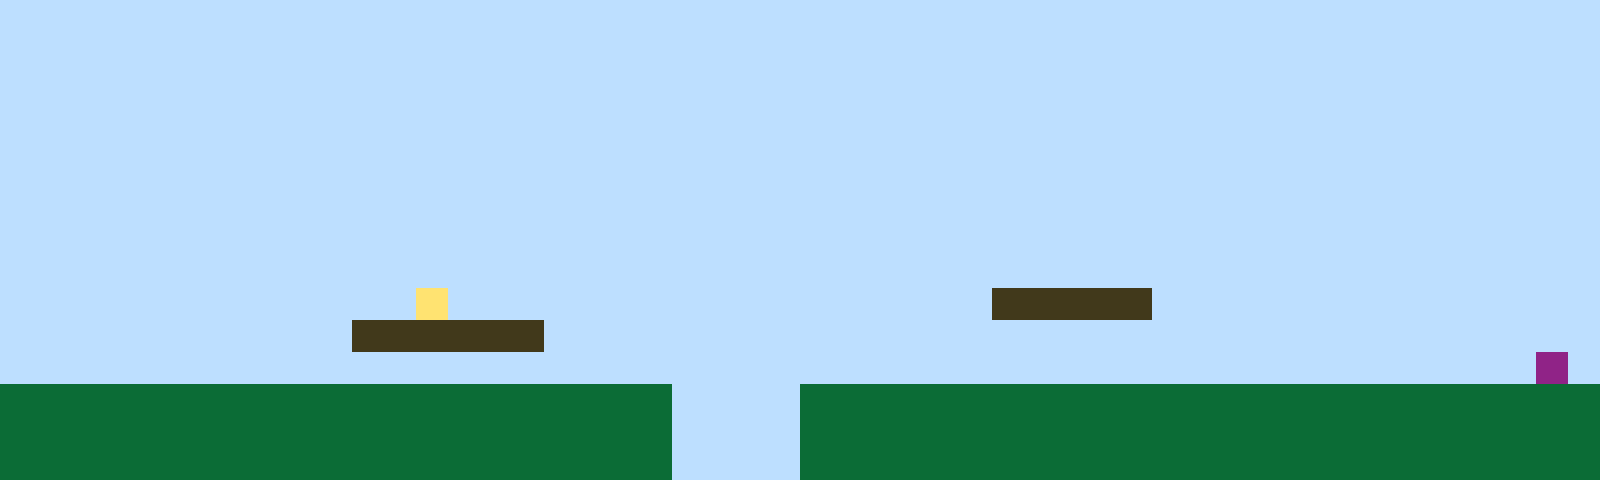

This game map was drawn from its Tiled (.tmx) file and the tilesets committed beside it. A one-line description and the full map source follow:
An orthogonal 50x15 tile map with 32x32 px tiles, 1 tile layer (Tile Layer 1).

<map version="1.10" tiledversion="1.11.2" orientation="orthogonal" renderorder="right-up" width="50" height="15" tilewidth="32" tileheight="32" infinite="0" nextlayerid="2" nextobjectid="1"><editorsettings><export target="map1.csv" format="csv" /></editorsettings><tileset firstgid="1" name="sprites" tilewidth="32" tileheight="32" tilecount="6" columns="3"><image source="sprites.png" width="96" height="64" /></tileset><layer id="1" name="Tile Layer 1" width="50" height="15"><data encoding="csv">1,1,1,1,1,1,1,1,1,1,1,1,1,1,1,1,1,1,1,1,1,1,1,1,1,1,1,1,1,1,1,1,1,1,1,1,1,1,1,1,1,1,1,1,1,1,1,1,1,1,1,1,1,1,1,1,1,1,1,1,1,1,1,1,1,1,1,1,1,1,1,1,1,1,1,1,1,1,1,1,1,1,1,1,1,1,1,1,1,1,1,1,1,1,1,1,1,1,1,1,1,1,1,1,1,1,1,1,1,1,1,1,1,1,1,1,1,1,1,1,1,1,1,1,1,1,1,1,1,1,1,1,1,1,1,1,1,1,1,1,1,1,1,1,1,1,1,1,1,1,1,1,1,1,1,1,1,1,1,1,1,1,1,1,1,1,1,1,1,1,1,1,1,1,1,1,1,1,1,1,1,1,1,1,1,1,1,1,1,1,1,1,1,1,1,1,1,1,1,1,1,1,1,1,1,1,1,1,1,1,1,1,1,1,1,1,1,1,1,1,1,1,1,1,1,1,1,1,1,1,1,1,1,1,1,1,1,1,1,1,1,1,1,1,1,1,1,1,1,1,1,1,1,1,1,1,1,1,1,1,1,1,1,1,1,1,1,1,1,1,1,1,1,1,1,1,1,1,1,1,1,1,1,1,1,1,1,1,1,1,1,1,1,1,1,1,1,1,1,1,1,1,1,1,1,1,1,1,1,1,1,1,1,1,1,1,1,1,1,1,1,1,1,1,1,1,1,1,1,1,1,1,1,1,1,1,1,1,1,1,1,1,1,1,1,1,1,1,1,1,1,1,1,1,1,1,1,1,1,1,1,1,1,1,1,1,1,1,1,1,1,1,1,1,1,1,1,1,1,1,1,1,1,1,1,1,1,1,1,1,1,1,1,1,1,1,1,1,1,1,1,1,1,1,1,1,1,1,1,1,1,1,1,1,1,1,1,1,1,1,1,1,1,1,1,1,1,1,1,1,1,1,1,1,1,1,1,1,1,1,1,1,1,1,1,1,1,1,1,1,1,1,1,1,1,1,1,1,1,1,1,1,1,4,1,1,1,1,1,1,1,1,1,1,1,1,1,1,1,1,1,3,3,3,3,3,1,1,1,1,1,1,1,1,1,1,1,1,1,1,1,1,1,1,1,1,1,1,1,1,1,3,3,3,3,3,3,1,1,1,1,1,1,1,1,1,1,1,1,1,1,1,1,1,1,1,1,1,1,1,1,1,1,1,1,1,1,1,1,1,1,1,1,1,1,1,1,1,1,1,1,1,1,1,1,1,1,1,1,1,1,1,1,1,1,1,1,1,1,1,1,1,1,1,1,1,1,1,1,1,1,1,1,1,1,1,1,1,6,1,2,2,2,2,2,2,2,2,2,2,2,2,2,2,2,2,2,2,2,2,2,1,1,1,1,2,2,2,2,2,2,2,2,2,2,2,2,2,2,2,2,2,2,2,2,2,2,2,2,2,2,2,2,2,2,2,2,2,2,2,2,2,2,2,2,2,2,2,2,2,2,1,1,1,1,2,2,2,2,2,2,2,2,2,2,2,2,2,2,2,2,2,2,2,2,2,2,2,2,2,2,2,2,2,2,2,2,2,2,2,2,2,2,2,2,2,2,2,2,2,2,1,1,1,1,2,2,2,2,2,2,2,2,2,2,2,2,2,2,2,2,2,2,2,2,2,2,2,2,2</data></layer></map>
